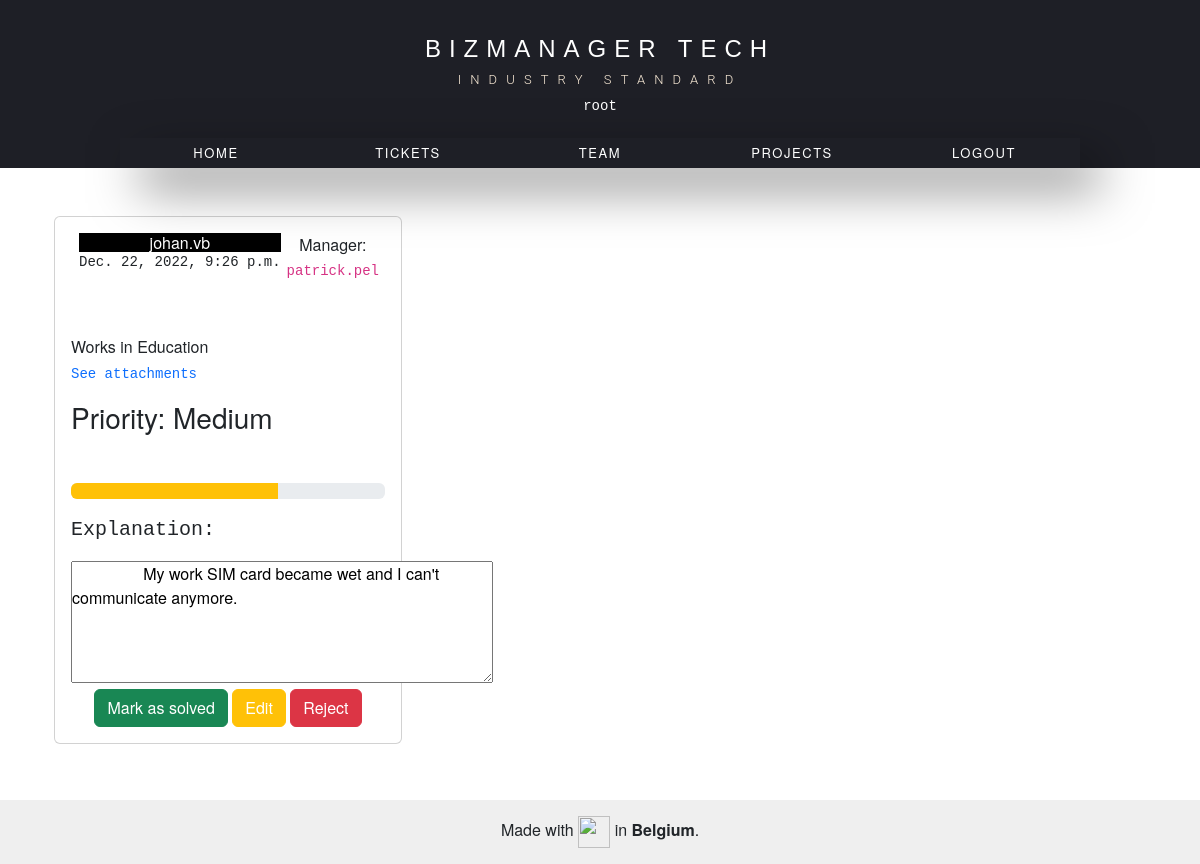
Screenshot of /1 (signed in) with the database file from the repository.
### sec/models.py (models this page shows)
class User(AbstractUser):
    manager = models.CharField(max_length=100,default="Sam Adams")
    department = models.CharField(max_length=80,default="Finance")

### ticket/models.py (models this page shows)
class Ticket(models.Model):
    def __str__(self):
        return f"""
        #{self.pk} by {self.author} has {self.priority} priority
        """
    author = models.CharField(max_length=80, default='John Smith')
    manager = models.CharField(max_length=80, default='Sam Adams')
    department = models.CharField(max_length=80, default='Finance')
    date = models.DateTimeField(auto_now=True)
    priority = models.CharField(max_length=6, default='Low')
    evidence = models.ImageField(upload_to="images",
                                 default='https://oncall258.com/wp-content/uploads/2015/03/iStock_000054981982_Small.jpg')
    comment = models.CharField(max_length=5000, default='Lorem Ipsum')

### ticket/views.py (the view)
# urls.py: path('<int:pk>', views.DetailView.as_view(), name='one'),
class DetailView(DetailView):
    template_name = 'ticket/one.html'
    model = Ticket

### ticket/templates/ticket/one.html (shortened to what this page needs)
{% extends 'base.html' %} {% block content %} {% if user.is_authenticated %}
<div class="container mt-5 mb-3">
  <div class="row">
    {% if ticket.author.strip.lower == user.username.strip.lower or user.is_superuser or user.username.strip.lower == ticket.manager.strip.lower%}
    <div class="col-md-4">
      <div class="card p-3 mb-2">
        <div class="d-flex justify-content-between">
          <div class="d-flex flex-row align-items-center">
            <div class="ms-2 c-details">
              <h6 class="mb-0 bg-black text-white text-center">
                {{ticket.author}}
              </h6>
              <pre>{{ticket.date}}</pre>
            </div>
          </div>
          <div class="text-sm-center">
            Manager: <span><code>{{ticket.manager}}</code></span>
          </div>
        </div>
        <div class="mt-5">
          <h6>Works in {{ticket.department}}</h6>
          <pre
            data-bs-toggle="modal"
            data-bs-target="#exampleModal{{ticket.pk}}"
          ><a href="#">See attachments</a></pre>
          <h3 class="heading">Priority: {{ticket.priority}}</h3>
          <div class="mt-5">
            <div class="progress">
              {% if ticket.priority == 'High' %}
              <div
                class="progress-bar bg-danger"
                role="progressbar"
                style="width: 99%"
                aria-valuenow="50"
                aria-valuemin="0"
                aria-valuemax="100"
              ></div>
              {% elif ticket.priority == 'Medium'%}
              <div
                class="progress-bar bg-warning"
                role="progressbar"
                style="width: 66%"
                aria-valuenow="50"
                aria-valuemin="0"
                aria-valuemax="100"
              ></div>
              {% endif %}
            </div>
            <div class="mt-3">
              <pre class="lead">Explanation:</pre>
              <textarea readonly name="comment" id="comment" cols="45" rows="5">
                {{ticket.comment}}
              </textarea>
            </div>
            <div class="text-center">
              {% if user.is_superuser %}
              <button class="btn btn-success">Mark as solved</button>
              <button class="btn btn-warning">
                <a class="text-white" href="{% url 'update' pk=ticket.pk %}"
                  >Edit</a
                >
              </button>
              <button class="btn btn-danger"><a class='text-white' href="{% url 'delete' pk=ticket.pk %}">Reject</a></button>
              {% else %}
              <pre>Please wait for an IT personnel to handle the issue.</pre>
              {% endif %}
            </div>
          </div>
        </div>
      </div>
    </div>
    {% endif %}
  </div>
</div>
{% endif %} {% endblock %}

### ticket/templates/ticket/includes/header.html (shortened to what this page needs)
{% load static %}
<link rel="stylesheet" href="{% static 'ticket/includes/header.css' %}" />
<sectio class="nav">
  <h1>BIZMANAGER TECH</h1>
  <h3 class="span loader">
    <span class="m">I</span><span class="m">N</span><span class="m">D</span
    ><span class="m">U</span><span class="m">S</span><span class="m">T</span
    ><span class="m">R</span><span class="m">Y</span
    ><span class="m">&nbsp;</span><span class="m">S</span
    ><span class="m">T</span><span class="m">A</span><span class="m">N</span
    ><span class="m">D</span><span class="m">A</span><span class="m">R</span
    ><span class="m">D</span>
  </h3>
  <div class="nav-container">
    <a class="nav-tab" href="{% url 'homepage'%}">HOME</a
    ><a class="nav-tab" href="{% url 'list'%}">TICKETS</a
    ><a class="nav-tab" href="{% url 'team' %}">TEAM</a><a class="nav-tab" href="">PROJECTS</a>
    {% if user.is_authenticated %}
    <a class="nav-tab" href="{% url 'logout' %}">LOGOUT</a>
    {% else %}
    <a class="nav-tab" href="{% url 'register_user' %}">REGISTER</a>
    <a class="nav-tab" href="{% url 'login' %}">LOGIN</a>
    {% endif %}
  </div>
  {% if user.is_authenticated %}
  <div class="nav-container2">
    <pre class="text-white">{{user}}</pre>
  </div>
  {% endif %}
</sectio>

### ticket/static/ticket/includes/header.css (style rules this page uses)
* { margin: 0; padding: 0; box-sizing: border-box; }
body { font-family: "ROBOTO", sans-serif; }
.nav, .slider { display: flex; flex-direction: column; justify-content: center; align-items: center; height: 21vh; position: relative; background-color: #1e1f26; text-align: center; padding: 0 2em; }
.nav h1, .slider h1 { font-family: "Josefin Sans", sans-serif; font-size: small; margin: 0; padding-bottom: 0.5rem; letter-spacing: 0.5rem; color: #ffffff; transition: all 0.3s ease; z-index: 3; }
h3.span { font-size: small; letter-spacing: 0.7em; font-family: "ROBOTO", sans-serif; font-weight: 300; color: #faebd7; z-index: 4; }
a { text-decoration: none; }
.nav-container { display: flex; flex-direction: row; position: absolute; bottom: 0; width: 80%; height: 18%; box-shadow: 20px 20px 50px rgba(0, 0, 0, 0.5); background: #1e1f26; z-index: 10; transition: all 0.3s cubic-bezier(0.19, 1, 0.22, 1); }
.nav-tab { display: flex; justify-content: center; align-items: center; flex: 1; color: #ffffff; letter-spacing: 0.1rem; transition: all 0.5s ease; font-size: small; }
@media (min-width: 800px) { .nav h1, .slider h1 { font-size: 2vw; } }
@media (min-width: 800px) { .nav-tab { font-size: small; } }

### ticket/static/ticket/includes/footer.css (style rules this page uses)
html { height: 100%; box-sizing: border-box; }
*, *:before, *:after { box-sizing: inherit; }
body { position: relative; margin: 0; padding-bottom: 6rem; min-height: 100%; font-family: "Helvetica Neue", Arial, sans-serif; }

### rows the page displays
User: username "root"
Ticket: author "johan.vb", date "Dec. 22, 2022, 9:26 p.m.", manager "patrick.pel", department "Education", priority "Medium", comment "My work SIM card became wet and I can't communicate anymore."
